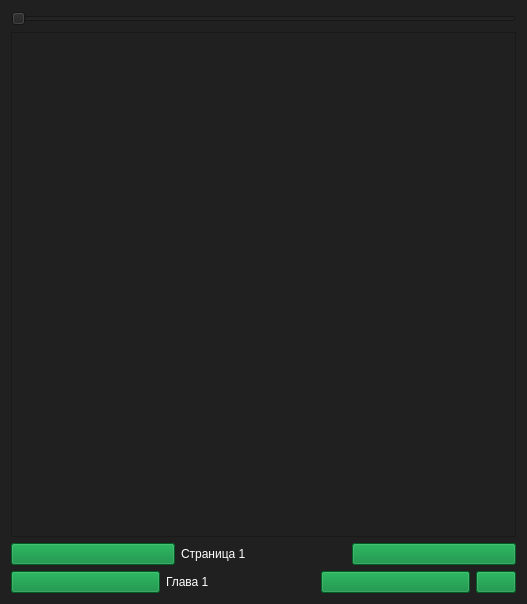
<?xml version="1.0" encoding="UTF-8"?>
<ui version="4.0">
 <class>Dialog</class>
 <widget class="QDialog" name="Dialog">
  <property name="geometry">
   <rect>
    <x>0</x>
    <y>0</y>
    <width>527</width>
    <height>604</height>
   </rect>
  </property>
  <property name="palette">
   <palette>
    <active>
     <colorrole role="WindowText">
      <brush brushstyle="SolidPattern">
       <color alpha="255">
        <red>255</red>
        <green>255</green>
        <blue>255</blue>
       </color>
      </brush>
     </colorrole>
     <colorrole role="Button">
      <brush brushstyle="SolidPattern">
       <color alpha="255">
        <red>32</red>
        <green>32</green>
        <blue>32</blue>
       </color>
      </brush>
     </colorrole>
     <colorrole role="Text">
      <brush brushstyle="SolidPattern">
       <color alpha="255">
        <red>255</red>
        <green>255</green>
        <blue>255</blue>
       </color>
      </brush>
     </colorrole>
     <colorrole role="ButtonText">
      <brush brushstyle="SolidPattern">
       <color alpha="255">
        <red>255</red>
        <green>255</green>
        <blue>255</blue>
       </color>
      </brush>
     </colorrole>
     <colorrole role="Base">
      <brush brushstyle="SolidPattern">
       <color alpha="255">
        <red>32</red>
        <green>32</green>
        <blue>32</blue>
       </color>
      </brush>
     </colorrole>
     <colorrole role="Window">
      <brush brushstyle="SolidPattern">
       <color alpha="255">
        <red>32</red>
        <green>32</green>
        <blue>32</blue>
       </color>
      </brush>
     </colorrole>
     <colorrole role="PlaceholderText">
      <brush brushstyle="SolidPattern">
       <color alpha="255">
        <red>255</red>
        <green>255</green>
        <blue>255</blue>
       </color>
      </brush>
     </colorrole>
    </active>
    <inactive>
     <colorrole role="WindowText">
      <brush brushstyle="SolidPattern">
       <color alpha="255">
        <red>255</red>
        <green>255</green>
        <blue>255</blue>
       </color>
      </brush>
     </colorrole>
     <colorrole role="Button">
      <brush brushstyle="SolidPattern">
       <color alpha="255">
        <red>32</red>
        <green>32</green>
        <blue>32</blue>
       </color>
      </brush>
     </colorrole>
     <colorrole role="Text">
      <brush brushstyle="SolidPattern">
       <color alpha="255">
        <red>255</red>
        <green>255</green>
        <blue>255</blue>
       </color>
      </brush>
     </colorrole>
     <colorrole role="ButtonText">
      <brush brushstyle="SolidPattern">
       <color alpha="255">
        <red>255</red>
        <green>255</green>
        <blue>255</blue>
       </color>
      </brush>
     </colorrole>
     <colorrole role="Base">
      <brush brushstyle="SolidPattern">
       <color alpha="255">
        <red>32</red>
        <green>32</green>
        <blue>32</blue>
       </color>
      </brush>
     </colorrole>
     <colorrole role="Window">
      <brush brushstyle="SolidPattern">
       <color alpha="255">
        <red>32</red>
        <green>32</green>
        <blue>32</blue>
       </color>
      </brush>
     </colorrole>
     <colorrole role="PlaceholderText">
      <brush brushstyle="SolidPattern">
       <color alpha="255">
        <red>255</red>
        <green>255</green>
        <blue>255</blue>
       </color>
      </brush>
     </colorrole>
    </inactive>
    <disabled>
     <colorrole role="WindowText">
      <brush brushstyle="SolidPattern">
       <color alpha="255">
        <red>255</red>
        <green>255</green>
        <blue>255</blue>
       </color>
      </brush>
     </colorrole>
     <colorrole role="Button">
      <brush brushstyle="SolidPattern">
       <color alpha="255">
        <red>32</red>
        <green>32</green>
        <blue>32</blue>
       </color>
      </brush>
     </colorrole>
     <colorrole role="Text">
      <brush brushstyle="SolidPattern">
       <color alpha="255">
        <red>255</red>
        <green>255</green>
        <blue>255</blue>
       </color>
      </brush>
     </colorrole>
     <colorrole role="ButtonText">
      <brush brushstyle="SolidPattern">
       <color alpha="255">
        <red>255</red>
        <green>255</green>
        <blue>255</blue>
       </color>
      </brush>
     </colorrole>
     <colorrole role="Base">
      <brush brushstyle="SolidPattern">
       <color alpha="255">
        <red>32</red>
        <green>32</green>
        <blue>32</blue>
       </color>
      </brush>
     </colorrole>
     <colorrole role="Window">
      <brush brushstyle="SolidPattern">
       <color alpha="255">
        <red>32</red>
        <green>32</green>
        <blue>32</blue>
       </color>
      </brush>
     </colorrole>
     <colorrole role="PlaceholderText">
      <brush brushstyle="SolidPattern">
       <color alpha="255">
        <red>255</red>
        <green>255</green>
        <blue>255</blue>
       </color>
      </brush>
     </colorrole>
    </disabled>
   </palette>
  </property>
  <property name="windowTitle">
   <string>Dialog</string>
  </property>
  <property name="styleSheet">
   <string notr="true">color: rgb(255, 255, 255);
background-color: rgb(32, 32, 32);</string>
  </property>
  <layout class="QVBoxLayout" name="verticalLayout">
   <item>
    <layout class="QHBoxLayout" name="horizontalLayout_4">
     <item>
      <widget class="QSlider" name="text_size_slider">
       <property name="enabled">
        <bool>true</bool>
       </property>
       <property name="focusPolicy">
        <enum>Qt::NoFocus</enum>
       </property>
       <property name="minimum">
        <number>9</number>
       </property>
       <property name="maximum">
        <number>25</number>
       </property>
       <property name="orientation">
        <enum>Qt::Horizontal</enum>
       </property>
      </widget>
     </item>
    </layout>
   </item>
   <item>
    <widget class="QScrollArea" name="scrollArea">
     <property name="focusPolicy">
      <enum>Qt::NoFocus</enum>
     </property>
     <property name="widgetResizable">
      <bool>true</bool>
     </property>
     <property name="alignment">
      <set>Qt::AlignCenter</set>
     </property>
     <widget class="QWidget" name="scrollAreaWidgetContents">
      <property name="geometry">
       <rect>
        <x>0</x>
        <y>0</y>
        <width>507</width>
        <height>492</height>
       </rect>
      </property>
      <layout class="QVBoxLayout" name="verticalLayout_5">
       <property name="leftMargin">
        <number>0</number>
       </property>
       <property name="topMargin">
        <number>0</number>
       </property>
       <property name="rightMargin">
        <number>0</number>
       </property>
       <property name="bottomMargin">
        <number>0</number>
       </property>
       <item>
        <widget class="QLabel" name="img">
         <property name="text">
          <string/>
         </property>
         <property name="alignment">
          <set>Qt::AlignJustify|Qt::AlignVCenter</set>
         </property>
         <property name="wordWrap">
          <bool>true</bool>
         </property>
         <property name="openExternalLinks">
          <bool>true</bool>
         </property>
        </widget>
       </item>
      </layout>
     </widget>
    </widget>
   </item>
   <item>
    <layout class="QVBoxLayout" name="verticalLayout_2">
     <item>
      <layout class="QHBoxLayout" name="horizontalLayout_3">
       <item>
        <widget class="QPushButton" name="prev_page">
         <property name="enabled">
          <bool>true</bool>
         </property>
         <property name="focusPolicy">
          <enum>Qt::NoFocus</enum>
         </property>
         <property name="styleSheet">
          <string notr="true">background-color: rgb(0, 133, 52);</string>
         </property>
         <property name="text">
          <string/>
         </property>
         <property name="icon">
          <iconset>
           <normalon>../images/prev.png</normalon>
          </iconset>
         </property>
        </widget>
       </item>
       <item>
        <widget class="QLabel" name="lbl_page">
         <property name="text">
          <string>Страница 1</string>
         </property>
        </widget>
       </item>
       <item>
        <widget class="QPushButton" name="next_page">
         <property name="focusPolicy">
          <enum>Qt::NoFocus</enum>
         </property>
         <property name="styleSheet">
          <string notr="true">background-color: rgb(0, 133, 52);</string>
         </property>
         <property name="text">
          <string/>
         </property>
         <property name="icon">
          <iconset>
           <normalon>../images/next.png</normalon>
          </iconset>
         </property>
        </widget>
       </item>
      </layout>
     </item>
     <item>
      <layout class="QHBoxLayout" name="horizontalLayout_2">
       <item>
        <widget class="QPushButton" name="prev_chp">
         <property name="focusPolicy">
          <enum>Qt::NoFocus</enum>
         </property>
         <property name="styleSheet">
          <string notr="true">background-color: rgb(0, 133, 52);</string>
         </property>
         <property name="text">
          <string/>
         </property>
         <property name="icon">
          <iconset>
           <normalon>../images/double_prev.png</normalon>
          </iconset>
         </property>
        </widget>
       </item>
       <item>
        <widget class="QLabel" name="lbl_chp">
         <property name="text">
          <string>Глава 1</string>
         </property>
        </widget>
       </item>
       <item>
        <widget class="QPushButton" name="next_chp">
         <property name="focusPolicy">
          <enum>Qt::NoFocus</enum>
         </property>
         <property name="styleSheet">
          <string notr="true">background-color: rgb(0, 133, 52);</string>
         </property>
         <property name="text">
          <string/>
         </property>
         <property name="icon">
          <iconset>
           <normalon>../images/double_next.png</normalon>
          </iconset>
         </property>
        </widget>
       </item>
       <item>
        <widget class="QPushButton" name="btn_fullscreen">
         <property name="sizePolicy">
          <sizepolicy hsizetype="Maximum" vsizetype="Fixed">
           <horstretch>0</horstretch>
           <verstretch>0</verstretch>
          </sizepolicy>
         </property>
         <property name="focusPolicy">
          <enum>Qt::NoFocus</enum>
         </property>
         <property name="styleSheet">
          <string notr="true">background-color: rgb(0, 133, 52);</string>
         </property>
         <property name="text">
          <string/>
         </property>
         <property name="icon">
          <iconset>
           <normalon>../images/fullscreen.png</normalon>
          </iconset>
         </property>
        </widget>
       </item>
      </layout>
     </item>
    </layout>
   </item>
  </layout>
 </widget>
 <resources/>
 <connections/>
</ui>
